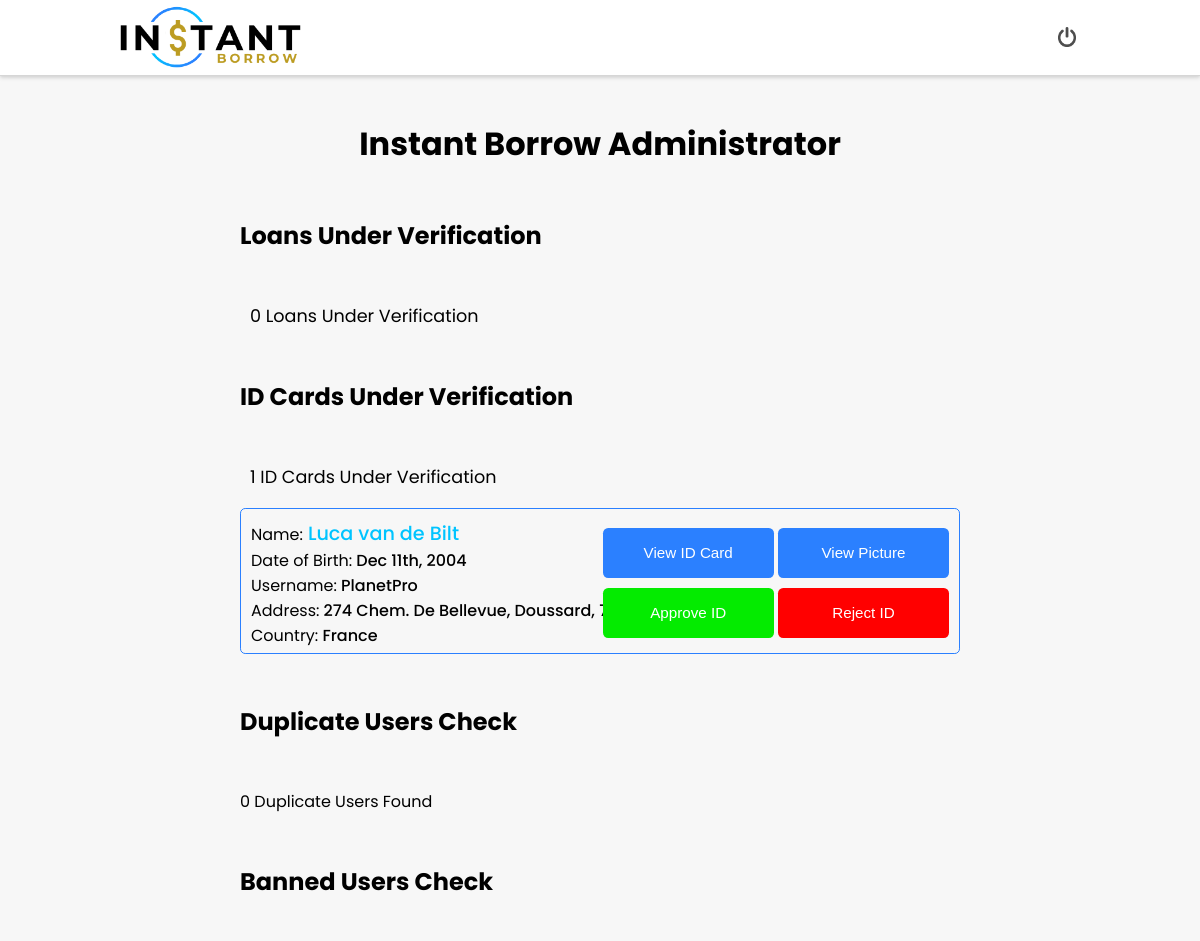
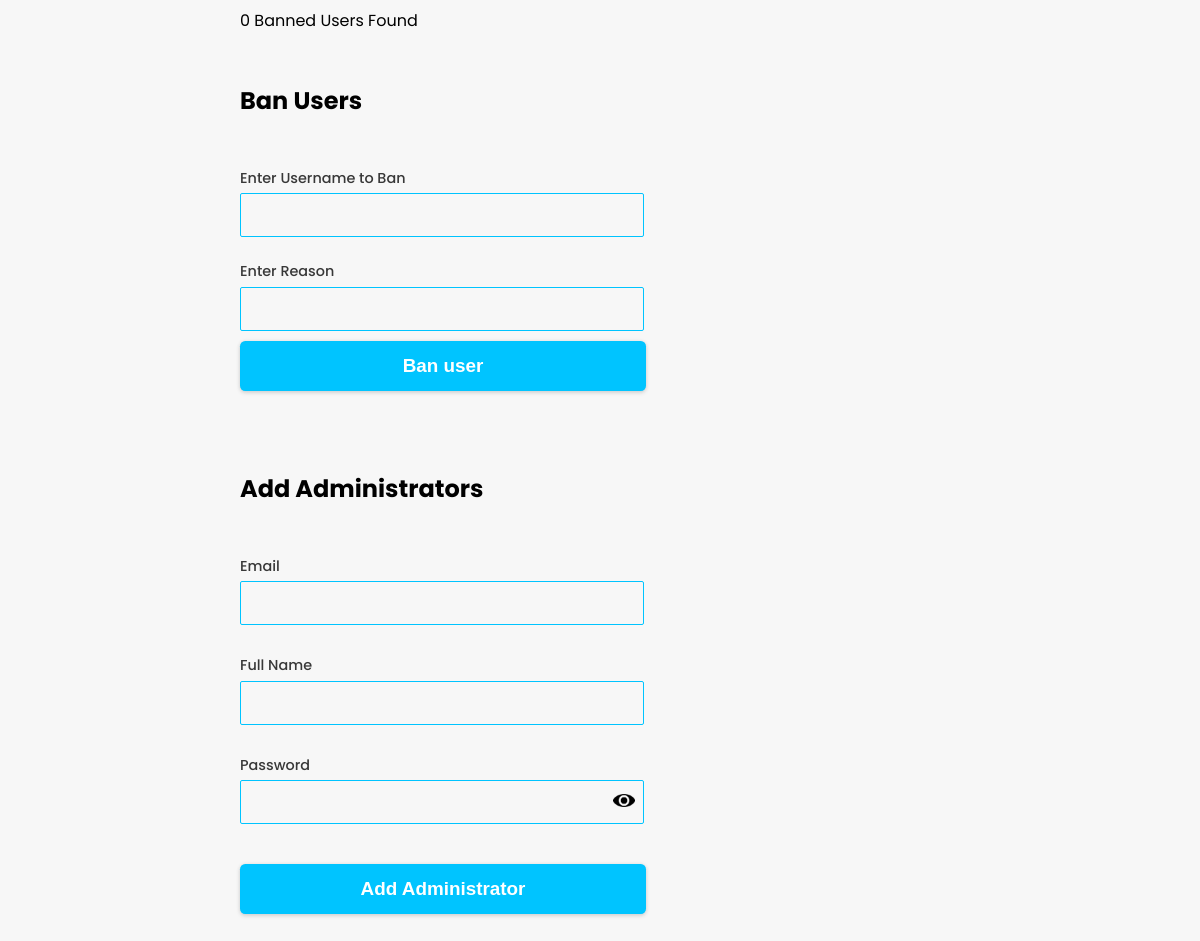
The page /admin.php (signed in) on the database its author committed (2 pictures, top to bottom).
### tables this page shows
CREATE TABLE `users` (
  `id` int(11) NOT NULL,
  `email` varchar(255) NOT NULL,
  `name` varchar(255) NOT NULL,
  `date_birth` date NOT NULL,
  `username` varchar(255) NOT NULL,
  `password` varchar(255) NOT NULL,
  `password_recovery_code` int(11) NOT NULL,
  `verification_code` int(11) NOT NULL,
  `email_verified` varchar(255) NOT NULL,
  `phone_number` varchar(255) NOT NULL,
  `address` varchar(255) NOT NULL,
  `city` varchar(255) NOT NULL,
  `postcode` varchar(255) NOT NULL,
  `country` varchar(255) NOT NULL,
  `picture` varchar(255) NOT NULL,
  `identity_card` varchar(255) NOT NULL,
  `id_verified` varchar(255) NOT NULL,
  `join_date` date NOT NULL,
  `profile_picture` varchar(255) NOT NULL,
  `duplicate_user_okay` varchar(255) NOT NULL
);

### actions/users/adminAction.php (called while the page is built, shortened)
<?php
require('actions/database.php');
$GetLoansUnderverification = $bdd->query('SELECT * FROM loan WHERE repayment_received ="no_correct_id_notconfirmed" ');
$numberofLoans = $GetLoansUnderverification->rowCount();
$getIDCards = $bdd->query('SELECT * FROM users WHERE id_verified ="under_verification" ');
$numberofIDCards = $getIDCards->rowCount();
$CheckifDuplicateUsers = $bdd->query('SELECT * FROM users WHERE (name IN (SELECT name FROM users GROUP BY name HAVING count(name) > 1)AND(date_birth IN (SELECT date_birth FROM users GROUP BY date_birth HAVING count(date_birth) > 1)) AND NOT duplicate_user_okay="yes") ORDER BY name');
$number_ofDuplicates = $CheckifDuplicateUsers->rowCount();
$CheckifDuplicateUsersBanned = $bdd->query('SELECT * FROM users WHERE (name IN (SELECT name FROM banned_users GROUP BY name HAVING count(name) > 1)AND(date_birth IN (SELECT date_birth FROM banned_users GROUP BY date_birth HAVING count(date_birth) > 1))AND NOT duplicate_user_okay="yes") ORDER BY name');
$number_ofBanned = $CheckifDuplicateUsersBanned->rowCount();

### admin.php (the view, shortened to what this page needs)
<?php
require('actions/questions/updateDatabases.php');
require('actions/users/adminAction.php');
?>
<!DOCTYPE html>
<html>
<head>
</head>
<body style="margin: 0px; font-family: 'Poppins', sans-serif; background-color: #f7f7f7;">
<div class="header">
	<div class="header-text">
		<div class="logo"><img src="assets/images/logo.png" class="logo-image"></div>
		<div class="signup"><div><a href="actions/users/logoutAction.php" style="text-decoration: none; color: black;"><img src="assets/images/logout.png" class="logout-button"></a></div></div>
	</div>
</div>
<div class="everything-except-header">
<div class="main">
<h1 class="title">Instant Borrow Administrator</h1>
<h2 class="subtitle">Loans Under Verification</h2>
					<p class="number-to-verifiy"><?= $numberofLoans; ?> Loans Under Verification</p>
<h2 class="subtitle">ID Cards Under Verification</h2>
			<p class="number-to-verifiy"><?= $numberofIDCards; ?> ID Cards Under Verification</p>
<?php
            while($IDCardInfos = $getIDCards->fetch()){
                ?>
				<div class="loan-verification">
				<div><span>Name:</span><a style="color: #00c4ff; text-decoration: none; font-size: 1.2rem;" href="user-profile-nologin.php?id=<?=$IDCardInfos['id']; ?>" target="blank"><span class="user-info"> <?= $IDCardInfos['name']; ?></span></a></div>
				<div><span>Date of Birth:</span><span class="user-info"> <?= date('M jS, Y', strtotime($IDCardInfos['date_birth'])); ?></span></div>
				<div><span>Username:</span><span class="user-info"> <?= $IDCardInfos['username']; ?></span></div>
				<div><span>Address:</span><span class="user-info"> <?= $IDCardInfos['address']; ?>,<span> <span class="user-info"> <?= $IDCardInfos['city']; ?>,</span><span class="user-info"> <?= $IDCardInfos['postcode']; ?></span></div>
				<div><span>Country:</span><span class="user-info"> <?= $IDCardInfos['country']; ?></span></div>
				<div class="button-div">
				<span class="link"><a href="assets/images/id-verification/<?= $IDCardInfos['identity_card']; ?>" target="blank"><button class="button-view">View ID Card</button></a></span>
				<span class="link"><a href="assets/images/id-pictures/<?= $IDCardInfos['picture']; ?>" target="blank"><button class="button-view">View Picture</button></a></span>
				<form method="post">
				<input class="button-approve" type="submit" value="Approve ID" name="id_accepted">
				<input class="button-reject" type="submit" value="Reject ID" name="id_rejected">
				</form>
				</div>
				</div>
			<?php
				}
			?>
	<h2 class="subtitle">Duplicate Users Check</h2>
	<div style="margin-bottom: 20px;"><?= $number_ofDuplicates; ?> Duplicate Users Found</div>
	<h2 class="subtitle">Banned Users Check</h2>
	<span><?= $number_ofBanned; ?> Banned Users Found</span>
	<h2 class="subtitle">Ban Users</h2>
	<div class="text">
	<form method="post">
	<p>Enter Username to Ban</p>
	<input class="input" type="text" name="user_ban" required autocomplete="off">
	<p>Enter Reason</p>
	<input class="input" type="text" name="ban_reason" required autocomplete="off">
	<input class="signup-button" type="submit" name="ban" value="Ban user">
	</form>
	</div>
	<h2 class="subtitle">Add Administrators</h2>
	<div class="text">
		<form method="post">
		<p style="margin-top: 40px;">Email</p>
		<input class="input" name="email" required autocomplete="off">
		<p style="margin-top: 20px;">Full Name</p>
		<input class="input" name="name" required autocomplete="off">
		<p style="margin-top: 20px;">Password</p>
		<input class="input" id="input" type="password" name="password" required>
		<div class="label-container"><label for="showPassword" class="label"><img src="assets/images/show-password.jpg" class="label-image"></label></div>
		<input type="submit" class="signup-button" name="signup" value="Add Administrator">
		</form>
	</div>
</div>
</div>
</body>
</html>

### admin.php (style rules this page uses)
.header { width: 100%; height: 75px; border-bottom: 1px solid #d6d6d6; position: fixed; background-color: white; z-index: 10; box-shadow: 0 0 4px 0 rgba(0, 0, 0, 0.08), 0 2px 4px 0 rgba(0, 0, 0, 0.12); }
.header-text { margin-left: 10%; width: 80%; }
.logo { height: 23px; margin-top: 26px; }
.logo-image { height: 62px; width: auto; margin-top: -20px; }
.signup { margin-top: -22px; margin-left: calc(100% - 22px); }
.logout-button { height: 20px; width: auto; transition: transform 0.2s; }
.everything-except-header { position: absolute; width: 100%; }
.main { margin-left: 20%; width: 60%; margin-bottom: 100px; }
.loan-verification { border: 1px solid #2b80ff; padding: 10px; border-radius: 0.325rem; margin-bottom: 20px; }
.title { text-align: center; margin-bottom: 50px; margin-top: 120px; }
.subtitle { margin-bottom: 50px; margin-top: 50px; }
.number-to-verifiy { margin-left: 10px; font-size: 1.1rem; }
.user-info { font-weight: 500; }
.button-div { margin-top: -130px; text-align: right; }
.button-approve { background-color: #04eb00; color: white; font-weight: 500; border: 0; border-radius: 0.325rem; height: 50px; width: 171px; font-size: 0.95rem; }
.button-reject { background-color: red; color: white; font-weight: 500; border: 0; border-radius: 0.325rem; height: 50px; width: 171px; font-size: 0.95rem; margin-bottom: 5px; margin-left: 0px; }
.button-view { background-color: #2b80ff; color: white; font-weight: 500; border: 0; border-radius: 0.325rem; height: 50px; width: 171px; font-size: 0.95rem; margin-bottom: 10px; margin-top: 10px; }
.text { width: 400px; font-size: 0.9rem; font-weight: 500; color: #383838; text-align: left; margin-bottom: 70px; }
.input { width: calc(100% - 7px); height: 40px; background-color: #f7f7f7; margin-top: -10px; margin-bottom: 10px; border: 1px solid #00c4ff; border-radius: 0.125rem; transition: transform 0.2s; padding-left: 7px; font-size: 1.06rem; }
.label-container { width: calc(100% - 7px); margin-top: -40px; margin-bottom: 70px; text-align: right; }
.label-image { height: 13px; width: auto; position: absolute; margin-left: -20px; }
.signup-button { margin-bottom: 10px; width: 101.5%; height: 50px; background-color: #00c4ff; color: white; font-size: 1.18rem; font-weight: bold; border: 0; border-radius: 0.325rem; box-shadow: 0 0 4px 0 rgba(0, 0, 0, 0.08), 0 2px 4px 0 rgba(0, 0, 0, 0.12); transition: transform 0.2s; }

### rows shown on the page
users: name "Luca van de Bilt", date_birth "Dec 11th, 2004", username "PlanetPro", address "274 Chem. De Bellevue", city "Doussard", country "France"

### other values the page prints
$numberofLoans "0"
$numberofIDCards "1"
$number_ofDuplicates "0"
$number_ofBanned "0"
